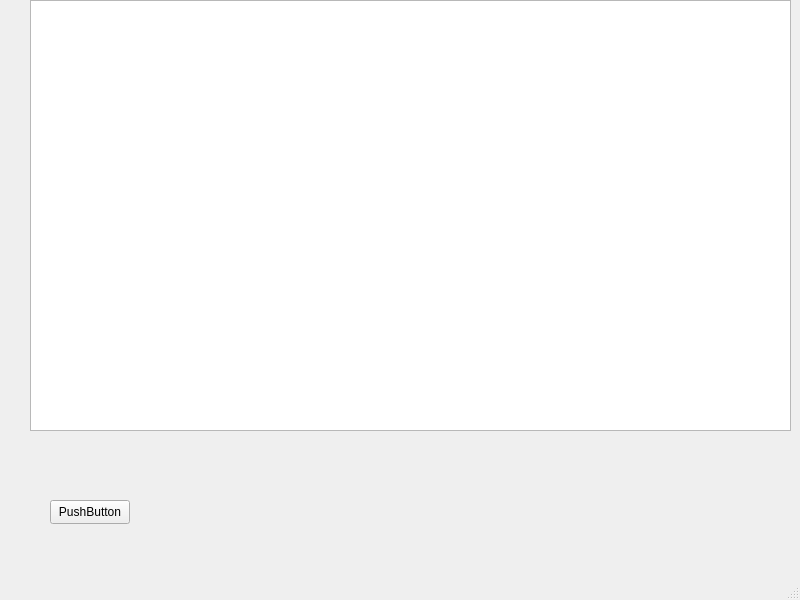
<?xml version="1.0" encoding="UTF-8"?>
<ui version="4.0">
 <class>MarketWindow</class>
 <widget class="QMainWindow" name="MarketWindow">
  <property name="geometry">
   <rect>
    <x>0</x>
    <y>0</y>
    <width>800</width>
    <height>600</height>
   </rect>
  </property>
  <property name="windowTitle">
   <string>Market</string>
  </property>
  <widget class="QWidget" name="centralwidget">
   <widget class="QTableView" name="tableView">
    <property name="geometry">
     <rect>
      <x>30</x>
      <y>0</y>
      <width>761</width>
      <height>431</height>
     </rect>
    </property>
   </widget>
   <widget class="QPushButton" name="pushButton">
    <property name="geometry">
     <rect>
      <x>50</x>
      <y>500</y>
      <width>80</width>
      <height>24</height>
     </rect>
    </property>
    <property name="text">
     <string>PushButton</string>
    </property>
   </widget>
  </widget>
  <widget class="QMenuBar" name="menubar">
   <property name="geometry">
    <rect>
     <x>0</x>
     <y>0</y>
     <width>800</width>
     <height>21</height>
    </rect>
   </property>
  </widget>
  <widget class="QStatusBar" name="statusbar"/>
 </widget>
 <resources/>
 <connections/>
</ui>
